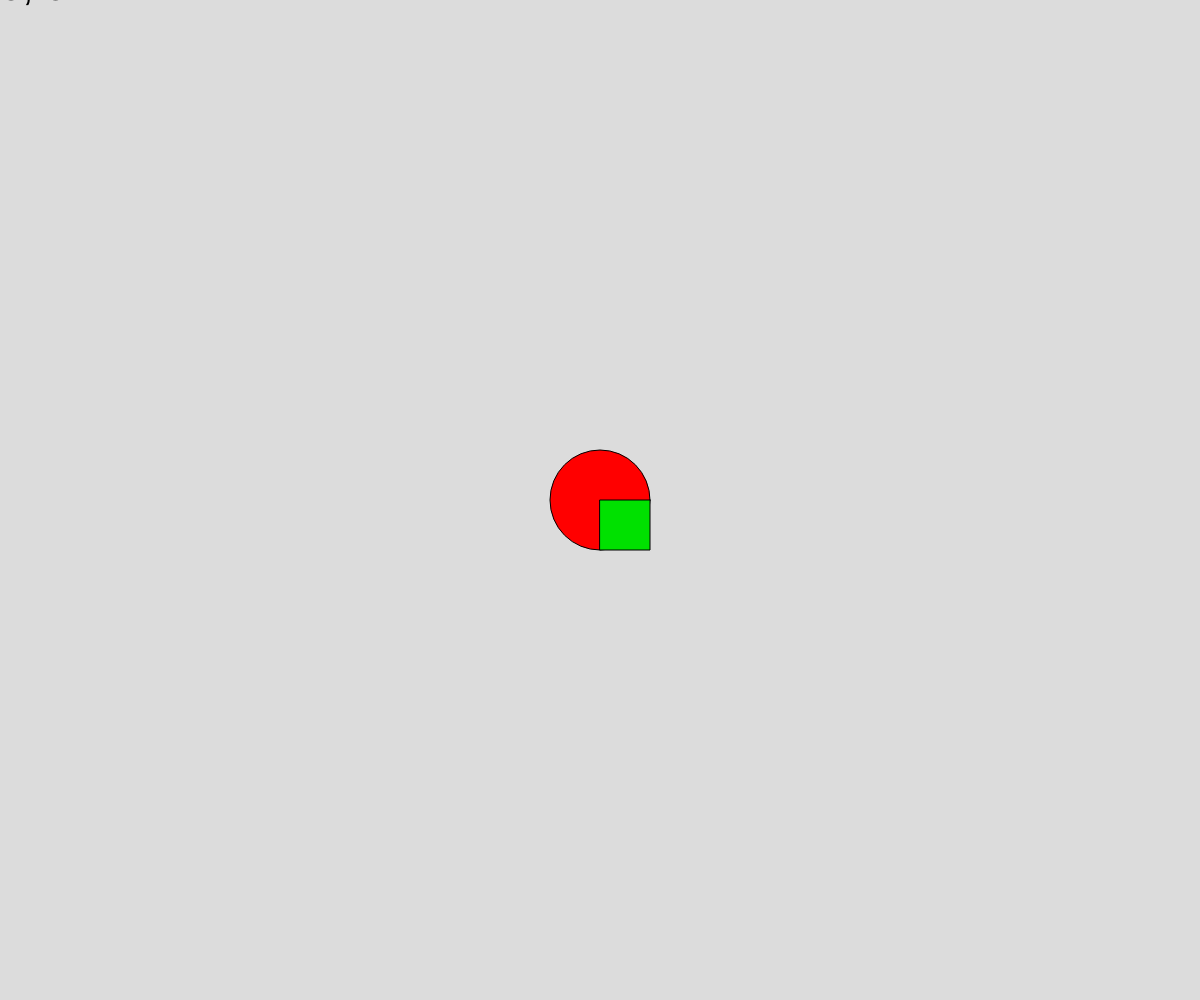
Frame 1 (no input)
Frame 60 (no input): identical to frame 1, image omitted
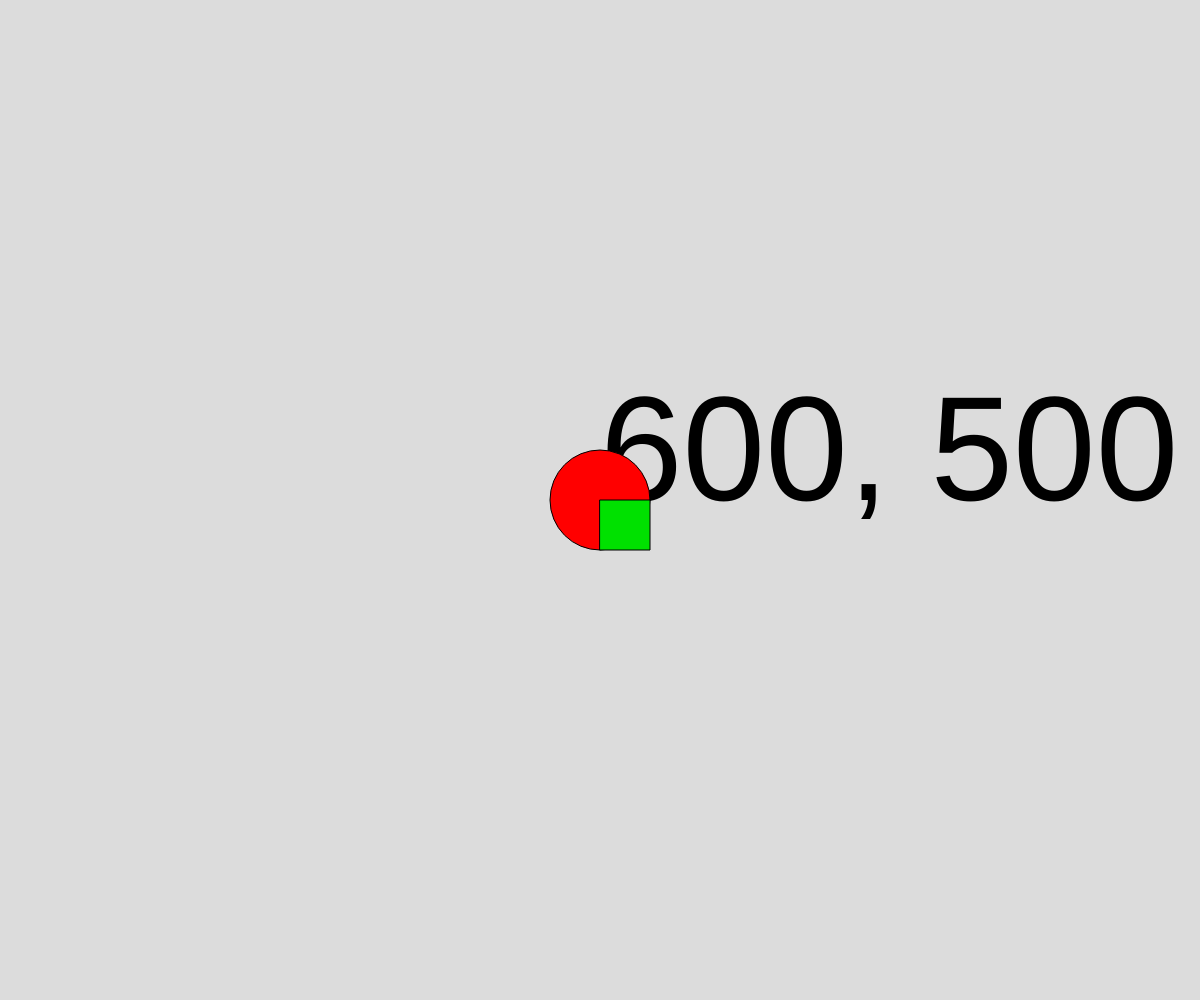
Frame 120 (the mouse pressed at the canvas centre since frame 60)

The p5.js sketch that drew these frames (run headless with seeded random() and noise() and a simulated clock; from frame 60 on, the mouse is pressed at the canvas centre):

// p5.js sketch
// ── sketch.js
// events (mouse/keyboard)
// sai
// sept 12 2024
//

let tsize = 40;

function setup() {
  createCanvas(windowWidth, windowHeight);
}

function draw() {
  background(220);
  // if(mouseIsPressed) tsize = random(20, 80);
  textSize(tsize);
  let position = mouseX + ", " + mouseY
  text(position, mouseX, mouseY);
  fill(255, 0 ,0);
  circle(width/2, height/2, 100);
  fill(0, 225 ,0);
  square(width/2, height/2, 50);
  fill(0, 0 ,0);
}

function mousePressed(){
  // this is called automatically
  tsize = random(20, 200);
}
